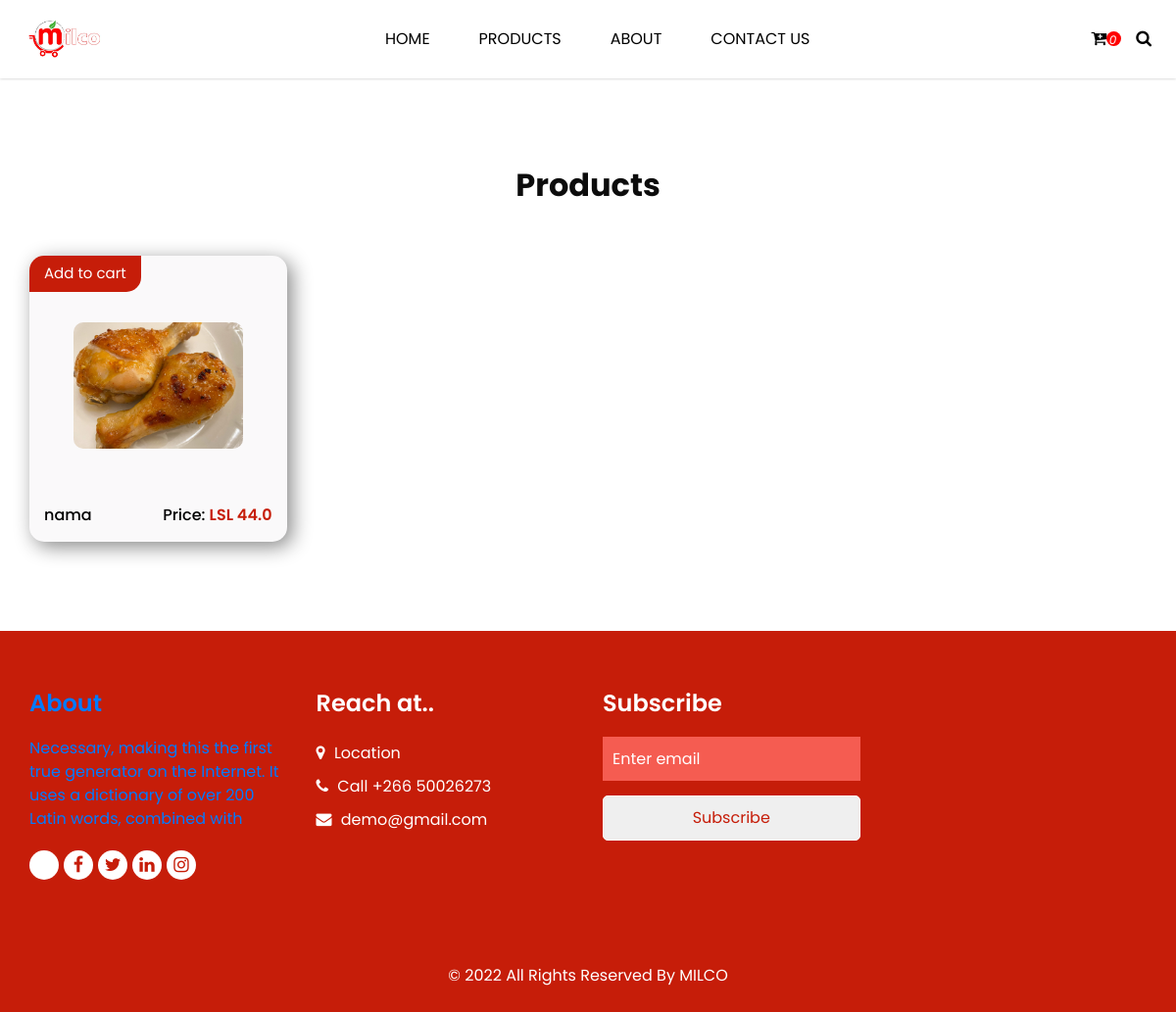
Screenshot of /products/ with the database file from the repository.
### app/models.py (models this page shows, shortened)
class Product(models.Model):
	name = models.CharField(max_length=200)
	price = models.FloatField()
	digital = models.BooleanField(default=False,null=True, blank=True)
	image = models.ImageField(null=True, blank=True)
	@property
	def imageURL(self):
		try:
			url = self.image.url
		except:
			url = ''
		return url

### app/views.py (the view)
# urls.py: path('products/',views.ProductView,name="products"),
def ProductView(request):
    data = cartData(request)
    cartItems = data['cartItems']
    order = data['order']
    items = data['items']
    products = Product.objects.all()
    context = {'products':products, 'cartItems':cartItems}
    return render(request,'Products.html',context)

### app/utils.py (called while the page is built, shortened)
def cookieCart(request):
	try:
		cart = json.loads(request.COOKIES['cart'])
	except:
		cart = {}
		print('CART:', cart)
	items = []
	order = {'get_cart_total':0, 'get_cart_items':0, 'shipping':False}
	cartItems = order['get_cart_items']
	return {'cartItems':cartItems ,'order':order, 'items':items}

def cartData(request):
	if request.user.is_authenticated:
		customer = request.user.customer
		order, created = Order.objects.get_or_create(customer=customer.user, complete=False)
		items = order.orderitem_set.all()
		cartItems = order.get_cart_items
	else:
		cookieData = cookieCart(request)
		cartItems = cookieData['cartItems']
		order = cookieData['order']
		items = cookieData['items']
	return {'cartItems':cartItems ,'order':order, 'items':items}

### app/templates/Products.html (shortened to what this page needs)
{% load static %}
<!DOCTYPE html>
<html lang="en">
<head>
  <link rel="stylesheet" type="text/css" href="{% static 'css/bootstrap.css' %}" />
  <link rel="stylesheet" type="text/css" href="https://cdnjs.cloudflare.com/ajax/libs/OwlCarousel2/2.3.4/assets/owl.carousel.min.css" />
  <link href="{% static 'css/font-awesome.min.css' %}" rel="stylesheet" />
  <link href="{% static 'css/style.css' %}" rel="stylesheet" />
  <link href="{% static 'css/responsive.css' %}" rel="stylesheet" />
</head>
<body class="sub_page">
  <div class="hero_area">
    <header class="header_section">
      <div class="container-fluid">
        <nav class="navbar navbar-expand-lg custom_nav-container ">
          <a class="navbar-brand" href="index.html">
            <span>
              <img src="{% static 'images/logo.png' %}" alt="" style="width: 80px; height: 40px;">
            </span>
          </a>
          <div class="collapse navbar-collapse" id="navbarSupportedContent">
            <ul class="navbar-nav">
              <li class="nav-item">
                <a class="nav-link" href="{% url 'home' %}">Home </a>
              </li>
              <li class="nav-item active">
                <a class="nav-link" href="{% url 'products' %}"> Products<span class="sr-only">(current)</span></a>
              </li>
              <li class="nav-item">
                <a class="nav-link" href="{% url 'about' %}"> About </a>
              </li>
              <li class="nav-item">
                <a class="nav-link" href="{% url 'contact' %}">Contact Us</a>
              </li>
            </ul>
            <div class="user_option-box">
              <a href="{% url 'cart' %}">
                <i class="fa fa-cart-plus" aria-hidden="true"></i><i id="cart-total">  .{{cartItems}}</i>
              </a>
              <a href="">
                <i class="fa fa-search" aria-hidden="true"></i>
              </a>
            </div>
          </div>
        </nav>
      </div>
    </header>
  </div>
  <section class="shop_section layout_padding">
    <div class="container">
      <div class="heading_container heading_center">
        <h2>
         Products
        </h2>
      </div>
      <div class="row">
        {% for product in products %}
        <div class="col-sm-6 col-xl-3 boxi" >
          <div class="box" style="box-shadow: 5px 5px 20px #888;">
            <a href="">
              <div class="img-box">
                <img src="{{product.imageURL}}" alt="" style="border-radius: 10px;">
              </div>
              <div class="detail-box">
                <h6>{{product.name}}</h6>
                <h6>
                  Price:
                  <span style="color: #c61d09; ">
                   LSL {{product.price}}
                  </span>
                </h6>
              </div>
              <div class="new" style="border-radius: 5px 0px 15px 0px;">
                <span data-product="{{product.id}}" data-action="add" class="add-btn update-cart">
                 Add to cart
                </span>
              </div>
          </div>
        </div>
        {% endfor %}
      </div>
      </div>
  </section>
  <footer class="footer_section">
    <div class="container">
      <div class="row">
        <div class="col-md-6 col-lg-3 footer-col">
          <div class="footer_detail">
            <h4>
              About
            </h4>
            <p>
              Necessary, making this the first true generator on the Internet. It uses a dictionary of over 200 Latin words, combined with
            </p>
            <div class="footer_social">
              <a href="">
                <i class="fa fa-facebook" aria-hidden="true"></i>
              </a>
              <a href="">
                <i class="fa fa-twitter" aria-hidden="true"></i>
              </a>
              <a href="">
                <i class="fa fa-linkedin" aria-hidden="true"></i>
              </a>
              <a href="">
                <i class="fa fa-instagram" aria-hidden="true"></i>
              </a>
            </div>
          </div>
        </div>
        <div class="col-md-6 col-lg-3 footer-col">
          <div class="footer_contact">
            <h4>
              Reach at..
            </h4>
            <div class="contact_link_box">
              <a href="">
                <i class="fa fa-map-marker" aria-hidden="true"></i>
                <span>
                  Location
                </span>
              </a>
              <a href="">
                <i class="fa fa-phone" aria-hidden="true"></i>
                <span>
                  Call +266 50026273
                </span>
              </a>
              <a href="">
                <i class="fa fa-envelope" aria-hidden="true"></i>
                <span>
                  demo@gmail.com
                </span>
              </a>
            </div>
          </div>
        </div>
        <div class="col-md-6 col-lg-3 footer-col">
          <div class="footer_contact">
            <h4>
              Subscribe
            </h4>
            <form action="#">
              <input type="text" placeholder="Enter email" />
              <button type="submit">
                Subscribe
              </button>
            </form>
          </div>
        </div>
        <div class="col-md-6 col-lg-3 footer-col">
          <div class="map_container">
            <div class="map">
              <div id="googleMap"></div>
            </div>
          </div>
        </div>
      </div>
      <div class="footer-info">
        <p>
          &copy; <span id="displayYear"></span> All Rights Reserved By
          <a href="#">MILCO</a>
        </p>
      </div>
    </div>
  </footer>
</body>
</html>

### static/css/responsive.css (style rules this page uses)
@media (min-width: 1200px) { .container { max-width: 1170px; } }

### rows the page displays
Product: imageURL (picture), name "nama", price "44.0"

### other values shown
{{ cartItems }} "0"
